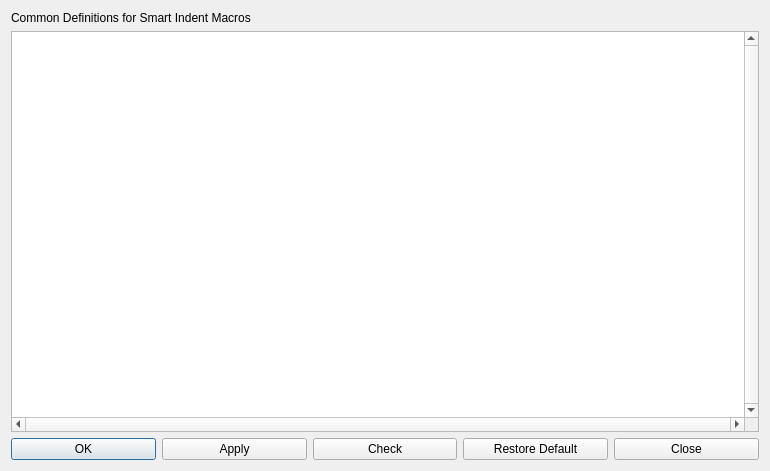
<?xml version="1.0" encoding="UTF-8"?>
<ui version="4.0">
 <class>DialogSmartIndentCommon</class>
 <widget class="QDialog" name="DialogSmartIndentCommon">
  <property name="geometry">
   <rect>
    <x>0</x>
    <y>0</y>
    <width>770</width>
    <height>471</height>
   </rect>
  </property>
  <property name="windowTitle">
   <string>Common Smart Indent Macros</string>
  </property>
  <layout class="QVBoxLayout" name="verticalLayout">
   <item>
    <widget class="QLabel" name="label">
     <property name="text">
      <string>Common Definitions for Smart Indent Macros</string>
     </property>
    </widget>
   </item>
   <item>
    <widget class="QPlainTextEdit" name="editCode">
     <property name="font">
      <font>
       <family>Monospace</family>
      </font>
     </property>
     <property name="verticalScrollBarPolicy">
      <enum>Qt::ScrollBarAlwaysOn</enum>
     </property>
     <property name="horizontalScrollBarPolicy">
      <enum>Qt::ScrollBarAlwaysOn</enum>
     </property>
    </widget>
   </item>
   <item>
    <layout class="QHBoxLayout" name="horizontalLayout">
     <item>
      <widget class="QPushButton" name="buttonOK">
       <property name="text">
        <string>OK</string>
       </property>
       <property name="icon">
        <iconset theme="dialog-ok">
        </iconset>
       </property>
      </widget>
     </item>
     <item>
      <widget class="QPushButton" name="buttonApply">
       <property name="text">
        <string>Apply</string>
       </property>
       <property name="icon">
        <iconset theme="dialog-ok-apply">
        </iconset>
       </property>
      </widget>
     </item>
     <item>
      <widget class="QPushButton" name="buttonCheck">
       <property name="text">
        <string>Check</string>
       </property>
      </widget>
     </item>
     <item>
      <widget class="QPushButton" name="buttonRestore">
       <property name="text">
        <string>Restore Default</string>
       </property>
      </widget>
     </item>
     <item>
      <widget class="QPushButton" name="buttonClose">
       <property name="text">
        <string>Close</string>
       </property>
       <property name="icon">
        <iconset theme="dialog-close">
        </iconset>
       </property>
      </widget>
     </item>
    </layout>
   </item>
  </layout>
 </widget>
 <resources/>
 <connections>
  <connection>
   <sender>buttonClose</sender>
   <signal>clicked()</signal>
   <receiver>DialogSmartIndentCommon</receiver>
   <slot>reject()</slot>
   <hints>
    <hint type="sourcelabel">
     <x>681</x>
     <y>454</y>
    </hint>
    <hint type="destinationlabel">
     <x>730</x>
     <y>423</y>
    </hint>
   </hints>
  </connection>
 </connections>
</ui>
